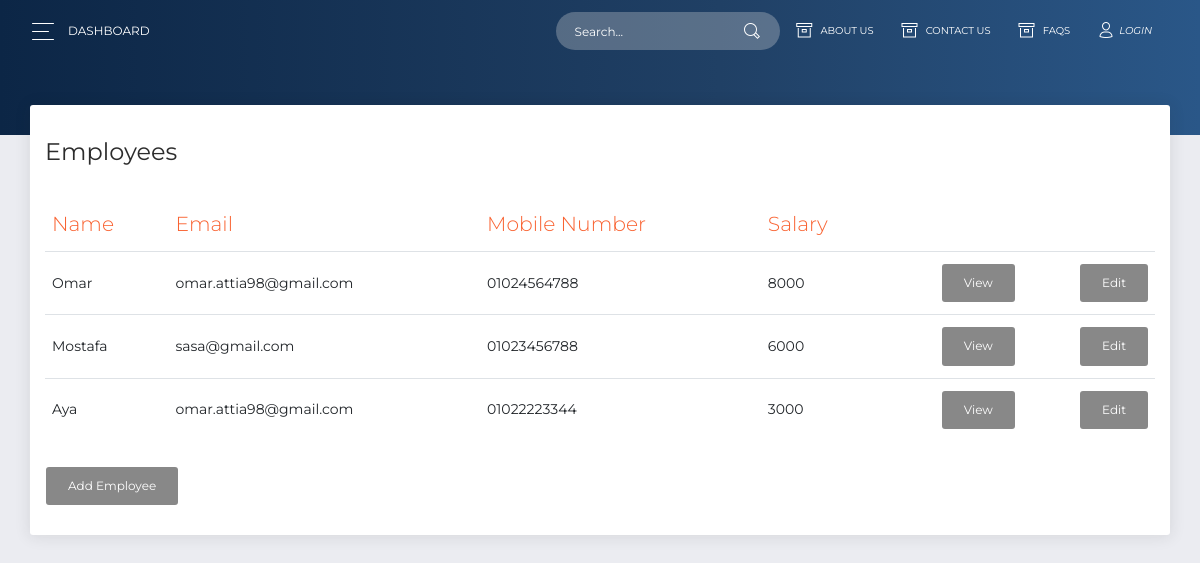
Page /public/employeesList.php on the committed database.
### tables this page shows
CREATE TABLE `employee` (
  `ID` int(11) NOT NULL,
  `First_Name` varchar(24) NOT NULL,
  `Last_Name` varchar(24) NOT NULL,
  `email` varchar(32) NOT NULL,
  `address` varchar(24) NOT NULL,
  `Dep` varchar(30) NOT NULL,
  `mobile` varchar(24) NOT NULL,
  `DOB` date NOT NULL,
  `degree` varchar(24) NOT NULL,
  `emp_date` date NOT NULL,
  `salary` int(11) NOT NULL,
  `comp_id` int(11) NOT NULL,
  `national_id` varchar(15) NOT NULL
);

### app/db/dbh.php (called while the page is built, shortened)
<?php
class DBh
{
    private static $instance = null;
    private $servername;
    private $username;
    private $password;
    private $dbname;
    private $conn;
    private function __construct()
    {
		$this->servername = DB_SERVER;
		$this->username = DB_USER;
		$this->password = DB_PASS;
        $this->dbname = DB_DATABASE;
	}
    public function connect()
    {
        $this->conn = new mysqli($this->servername, $this->username, $this->password, $this->dbname);
        return $this->conn;
    }
    public function query($sql)
    {
        if (!empty($sql))
        {
            $this->result = $this->conn->query($sql);
            return $this->result;
        }
        else
        {
            return false;
        }
    }
    public static function getInstance()
    {
        if (self::$instance == null)
        {
            self::$instance = new DBh();
        }
        return self::$instance;
    }
}
?>

### app/model/model.php (called while the page is built, shortened)
<?php
require_once("../app/db/dbh.php");
abstract class Model
{
    protected $dbh;
    protected $conn;
    public function connect()
    {
        if (null === $this->conn) {
            $this->dbh = DBh::getInstance();        }
        return $this->dbh;
    }
}

### app/model/employees_model.php (called while the page is built, shortened)
<?php
  require_once(__ROOT__ . "model/model.php");
  require_once(__ROOT__ . "model/Employee_model.php");
?>
<?php
class Employees extends Model {
    public $employees;
  function __construct() {
      $this->fillArray();
  }
  function fillArray() {
    $this->employees = array();
    $this->dbh = $this->connect();
    $result = $this->readEmployees();
    while ($row = $result->fetch_assoc())
    {
     array_push($this->employees, new Employee($row["ID"],$row["First_Name"],$row["Last_Name"]
          ,$row["email"],$row["address"],$row["Dep"], $row["mobile"],$row["DOB"],$row["degree"],
          $row["emp_date"], $row["salary"],$row["comp_id"]));
    }
  }
  function getEmployees()
  {
    return $this->employees;
  }
  function readEmployees(){
    $sql = "SELECT * FROM employee";
    $result = $this->dbh->query($sql);
    if ($result->num_rows > 0){
        return $result;
    }
    else {
        return false;
    }
  }
}
?>

### app/view/view.php (called while the page is built, shortened)
<?php
abstract class View
{
    public function __construct($controller, $model)
    {
        $this->model = $model;
    }
}
?>

### app/model/employee_model.php (called while the page is built, shortened)
<?php
  require_once(__ROOT__ . "model/model.php");
?>
<?php
class Employee extends Model{
    private $empid;
    private $empfirstname;
    private $email;
    private $mobile;
    private $salary;
  function __construct($empid,$empfirstname="",$emplastname="",$email="",$address="",$dep="",$mobile="",$birthdate="",$edudegree="",$empdate="",$salary="",$compid="",$national="")
  {
    $this->empid = $empid;
    if(""===$empfirstname)
    {
      $this->readEmployee($empid);
    }
    else
    {
      $this->empfirstname = $empfirstname;
      $this->email=$email;
      $this->mobile = $mobile;
      $this->salary=$salary;
    }
  }
    public function getEmpid()
    {
        return $this->empid;
    }
    public function getMobile()
    {
        return $this->mobile;
    }
    public function getSalary()
    {
        return $this->salary;
    }
    public function getEmail()
    {
        return $this->email;
    }
    public function getEmpfirstname()
    {
        return $this->empfirstname;
    }
    function readEmployee($empid)
    {
        $sql = "SELECT * FROM user  JOIN  employee ON user.emp_ID = employee.ID WHERE user.emp_ID='$empid'";
        $db = $this->connect();
        $result = $db->query($sql);
        if($result->num_rows == 1)
        {
          $row = $db->fetchRow();
          $this->empfirstname = $row["First_Name"];
          $this->emplastname = $row["Last_Name"];
          $this->email = $row["email"];
          $this->address = $row["address"];
          $this->mobile = $row["mobile"];
          $this->birthdate = $row["DOB"];
          $this->edudegree = $row["degree"];
          $this->empdate = $row["emp_date"];
          $this->salary = $row["salary"];
          $this->compid = $row["comp_id"];
          $this->national = $row["national_id"];
        }
        else
        {
          $this->empfirstname = "";
          $this->email = "";
          $this->mobile = "";
          $this->salary = "";
        }
      }
    }

### app/view/Employees_view.php (the view)
<?php
require_once(__ROOT__ . "view/View.php");
class Empviewpage extends View{
    public function output()
    {
        $str = "";
        $str .= ' <div class="table-responsive"> <table class="table"> ';
        $str .= ' <thead class=" text-primary"> ';
        $str .= ' <th> Name </th> ';
        $str .= ' <th> Email </th> ';
        $str .= ' <th> Mobile Number </th> ';
        $str .= ' <th> Salary </th> ';
        $str .= ' <th class="text-right"> </th> ';
        $str .= ' </thead> <tbody> ';
        foreach ($this->model->getEmployees() as $Employee) {
            $str .= ' <tr>';
            $str .= ' <td>  ' . $Employee->getEmpfirstname() . '  </td> ';
            $str .= ' <td>  ' . $Employee->getEmail() . '  </td> ';
            $str .= ' <td>  ' . $Employee->getMobile() . '  </td> ';
            $str .= ' <td>  ' . $Employee->getSalary() . '  </td> ';
            $str .= " <td class=\"text-right\"><a class=\"btn\" href='employeesList.php?action=view&id= " . $Employee->getEmpid() . "'   > View </a></td> ";
            $str .= " <td class=\"text-right\"><a class=\"btn\" href='employeesList.php?action=edit&id= " . $Employee->getEmpid() . "'  > Edit </a></td> ";
            $str .= ' </tr> ';
        }
        $str .= ' </tbody> ';
        $str .= ' </table> ';
        $str .= ' <a class="btn" href=\'employeesList.php?action=add&id= " "\'> Add Employee </a> ';
        $str .= ' </div> ';
        return $str;
    }
}
?>

### public/employeesList.php (shortened to what this page needs)
<?php
require_once(__ROOT__ . "model/Employees_model.php");
require_once(__ROOT__ . "view/Employees_view.php");
$model = new Employees();
$controller = new EmployeeController($model);
$view = new Empviewpage($controller, $model);
?>
<!DOCTYPE html>
<html lang="en">
<head>
    <link rel="stylesheet" href="https://use.fontawesome.com/releases/v5.7.1/css/all.css"
>
    <link href="../assets/css/bootstrap.min.css" rel="stylesheet" />
    <link href="../assets/css/now-ui-dashboard.css?v=1.5.0" rel="stylesheet" />
</head>
<body class="">
        <div class="main-panel" id="main-panel">
        <nav class="navbar navbar-expand-lg navbar-transparent  bg-primary  navbar-absolute">
        <div class="container-fluid">
          <div class="navbar-wrapper">
            <div class="navbar-toggle">
              <button type="button" class="navbar-toggler">
                <span class="navbar-toggler-bar bar1"></span>
                <span class="navbar-toggler-bar bar2"></span>
                <span class="navbar-toggler-bar bar3"></span>
              </button>
            </div>
            <a class="navbar-brand" href="#pablo">Dashboard</a>
          </div>
          <div class="collapse navbar-collapse justify-content-end" id="navigation">
            <form>
              <div class="input-group no-border">
                <input type="text" value="" class="form-control" placeholder="Search...">
                <div class="input-group-append">
                  <div class="input-group-text">
                    <i class="now-ui-icons ui-1_zoom-bold"></i>
                  </div>
                </div>
              </div>
            </form>
            <ul class="navbar-nav">
            <li class="nav-item">
              <a  class="nav-link" href="aboutUs.php"><i class="now-ui-icons files_box"></i>
                <p>About US</p>
              </a>
            </li>
              <li class="nav-item">
              <a  class="nav-link" href="contactUs.php"><i class="now-ui-icons files_box"></i>
                <p>Contact US</p>
              </a>
            </li>
              <li class="nav-item">
              <a  class="nav-link" href="faqs.php"><i class="now-ui-icons files_box"></i>
                <p>FAQs</p>
              </a>
            </li>
              <?php if (empty($_SESSION["ID"])) { ?>
                <li class="nav-item">
                  <a class="nav-link" href="login_public.php">
                    <i class="now-ui-icons users_single-02"></i>
                    <i>Login</i>
                  </a>
                </li>
              <?php } ?>
            </ul>
          </div>
        </div>
      </nav>
            <div class="panel-header panel-header-sm">
            </div>
            <div class="content" id="id01">
                <div class="row">
                    <div class=" col-md-12">
                        <div class="card">
                            <div class="card-header">
                              <h4 class="card-title">Employees</h4>
                            </div>
                            <div class="card-body">
                                <?php
                                    echo $view->output();
                                ?>
                            </div>
                        </div>
                    </div>
                </div>
            </div>
        </div>
</body>
</html>

### rows in the picture
employee: First_Name "Omar", email "omar.attia98@gmail.com", mobile "01024564788", salary "8000"
employee: First_Name "Mostafa", email "sasa@gmail.com", mobile "01023456788", salary "6000"
employee: First_Name "Aya", email "omar.attia98@gmail.com", mobile "01022223344", salary "3000"
